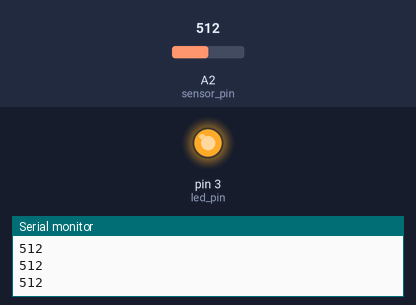
A sketch run on a simulated Arduino Uno, built with avr-gcc and run on an emulated ATmega328P. Parts: output pins drawn as LEDs (lit = HIGH), the last lines printed to the serial monitor. The inputs (shaded band) are chosen by the test bench; at power-on: A2 (sensor_pin) = 512.

Above: at 1.2 s.
1.3 s: A2 (sensor_pin) set to 691
2.8 s: A2 (sensor_pin) set to 711
At 3.6 s:
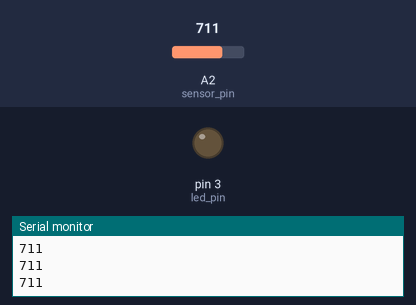
4.3 s: A2 (sensor_pin) set to 690
At 4.7 s:
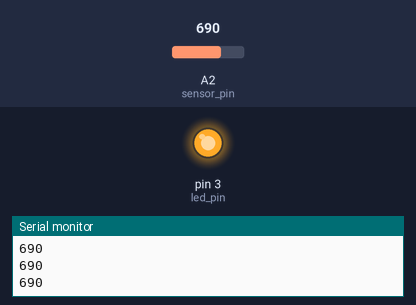
5.8 s: A2 (sensor_pin) set to 710
At 7.1 s:
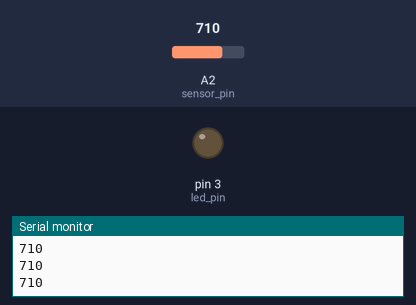
Timing chart, 0 to 8.3 s (numbered marks = the images above; inputs shaded):
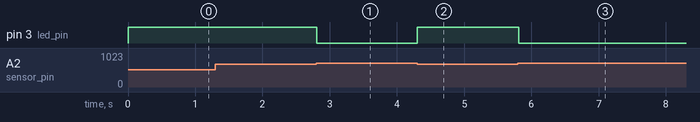

The sketch:

blink_mig_lesson.ino
```cpp
#define sensor_pin A2
#define led_pin 3

void setup() {
// put your setup code here, to run once:
  Serial.begin(9600);
  pinMode(led_pin, OUTPUT);
}
void loop() {
// put your setup code here, to run once:
  int val = analogRead(sensor_pin);
  Serial.println(val);
  if( val < 700)
  {
    digitalWrite(led_pin, HIGH);
  }
  else{
     digitalWrite(led_pin, LOW);
  }

}
```

Measured:
- the behaviour switches between 699 and 700 on A2 (sensor_pin) (found by bisection; images 0 and 1)
- after the input at 2.8 s, pin 3 (led_pin): HIGH → LOW at once
- after the input at 4.3 s, pin 3 (led_pin): LOW → HIGH at once
- after the input at 5.8 s, pin 3 (led_pin): HIGH → LOW at once
